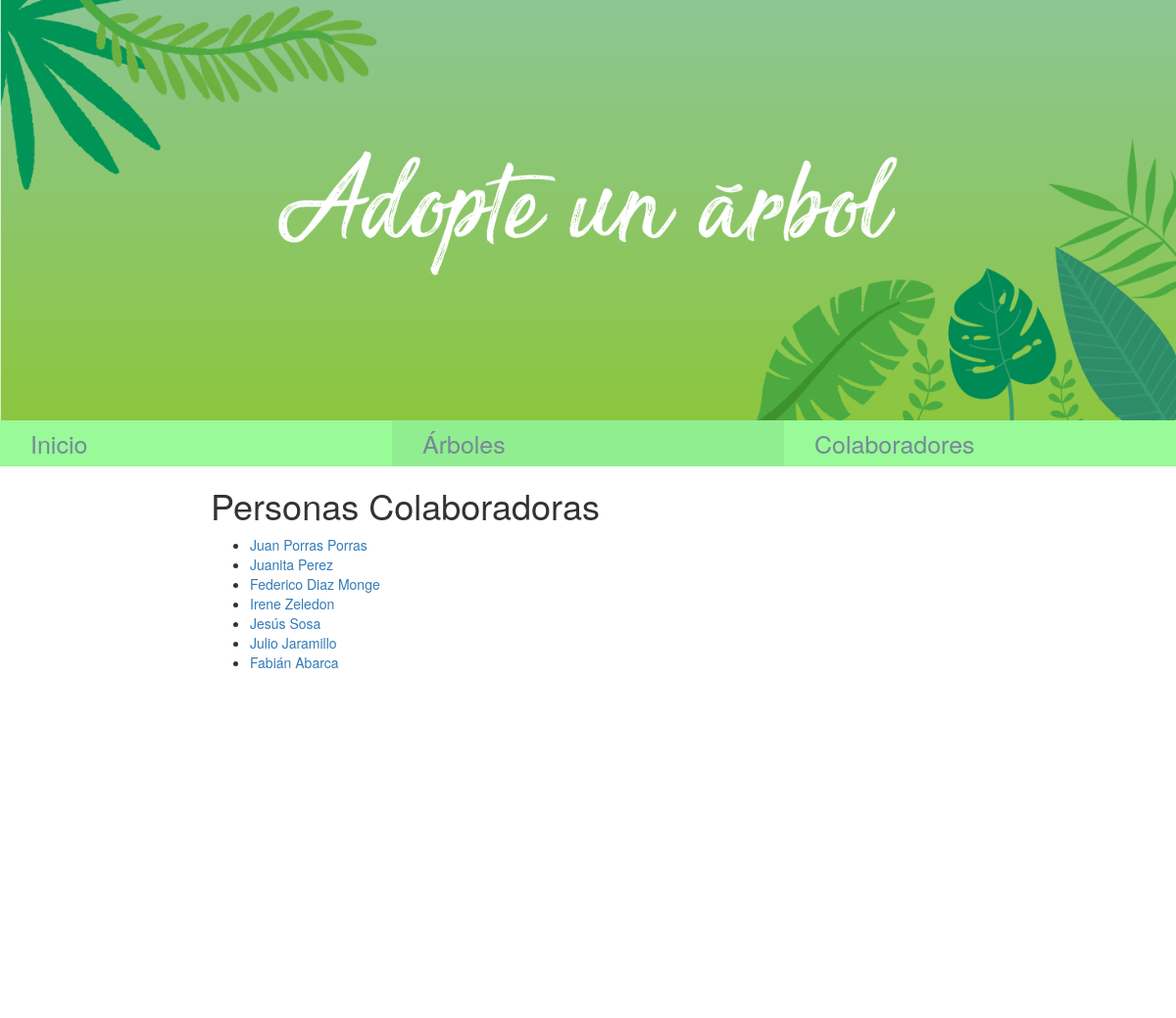
The app's page /catalogo/personas/ with its own data.
### catalogo/models.py (models this page shows, shortened)
class Persona(models.Model):
	nombre = models.CharField(max_length=100)
	apellidos = models.CharField(max_length=100)
	def get_absolute_url(self):
		return reverse('detalles-persona', args=[str(self.id)])

### catalogo/views.py (the view)
class VistaPersonas(generic.ListView):
    model = Persona

### catalogo/templates/catalogo/persona_list.html
{% extends "generica.html" %}
{% block content %}
    <h1>Personas Colaboradoras</h1>
    {% if persona_list %}
    <ul>
      {% for persona in persona_list %}
      <li>
        <a  href="{{ persona.get_absolute_url }}">{{ persona.nombre }} {{persona.apellidos}} </a>
      </li>
      {% endfor %}
    </ul>
    {% else %}
      <p>No existen personas.</p>
    {% endif %}
{% endblock %}

### records on screen
Persona: nombre "Juan", apellidos "Porras Porras"
Persona: nombre "Juanita", apellidos "Perez"
Persona: nombre "Federico", apellidos "Diaz Monge"
Persona: nombre "Irene", apellidos "Zeledon"
Persona: nombre "Jesús", apellidos "Sosa"
Persona: nombre "Julio", apellidos "Jaramillo"
Persona: nombre "Fabián", apellidos "Abarca"
